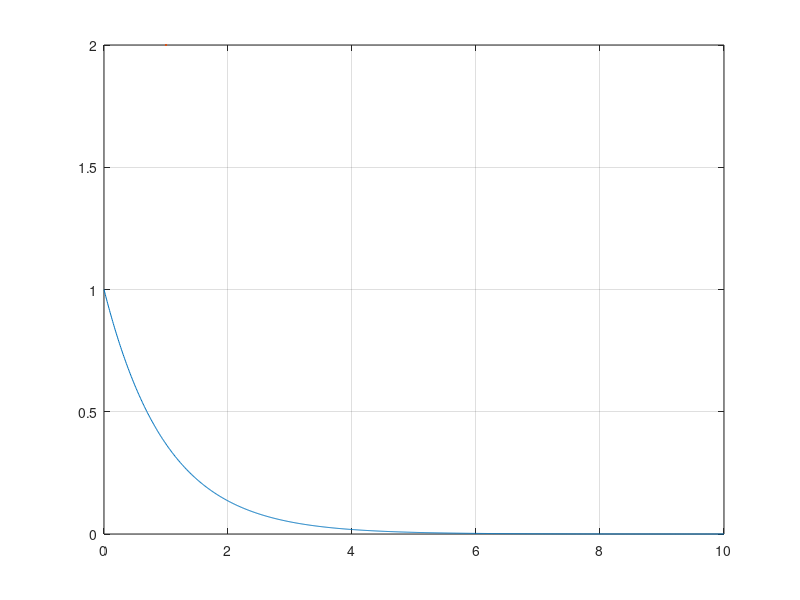

Write MATLAB code to recreate this figure. (Note: this script raises an error after producing the figure.)
function p35_plot_figures()
%GENERATE_CHARTS generate_4_charts(5,0.5,0.2)    Hz = 1/s
%% Startup functions
clear
close all
clc
%% General settings
plot_font_size   = 18;
plot_line_width  = 2;
plot_x0     = 500;
plot_y0     = 300;
plot_width  = 600;
plot_height = 400;
%% Parameters
t0        = 0;
tf        = 10;
N_samples = 1000;
a   = 5;
f   = 0.5;
phi = 0.2;
%% Generating data
% time
t  = linspace(t0, tf, N_samples);
% signals
y1 = exp(-t);
y2 = a*sin(2*pi*f*t + phi);
y3 = a*t.*sin(2*pi*f*t + phi);
y4 = a*t.^2.*sin(2*pi*f*t + phi).*exp(-t);
%% Plotting data
% For all labels, this code uses the Latex interpreter:
% $$ is the delimiter for the math environment
%    use it for variables, not for measurement units!
% common commands in the math environment:
% {}^{}: superscript
% {}_{}: subscript
% \frac{}{}: fraction
% \alpha, \beta etc.: greek letters
% \sin, \cos, etc.: common functions
% 
% You can search on the internet for other commands, symbols, and examples
%% Version 1:
% individual plots

% CASE1: exp(-t)
fig = figure;  %generate new window
plot(t, y1, LineWidth=plot_line_width)   %append (x,y, linea)
grid on    %griglia interna
box on
% label su x
xlabel('$t$ [s]', FontSize=plot_font_size, Interpreter='latex')
% label su y
ylabel('$y(t)$', FontSize=plot_font_size, Interpreter='latex')
% inserisco la legenda
legend('$e^{-t}$', FontSize=plot_font_size, Interpreter='latex')
% definisco le grandezze
set(gcf,'position',[plot_x0,plot_y0,plot_width,plot_height])
% cambio il nome alla finestra
set(fig, 'Name', 'exp(-t)');

% CASE2: a(sin(2*pi*f*t + phi))
fig2 = figure(2);
plot(t, y2, LineWidth=plot_line_width)
grid on
box on
xlabel('$t$ [s]', FontSize=plot_font_size, Interpreter='latex')
ylabel('$y(t)$', FontSize=plot_font_size, Interpreter='latex')
legend('$a \sin(2\pi f t + \varphi)$', ...
        FontSize=plot_font_size, Interpreter='latex')
set(gcf,'position',[plot_x0,plot_y0,plot_width,plot_height])
set(fig2, 'Name', 'a*sin(2*pi*f*t + phi)');

% CASE3: a(t(sin(2*pi*f*t + phi)))
fig3 = figure(3);
plot(t, y3, LineWidth=plot_line_width)
grid on
box on
xlabel('$t$ [s]', FontSize=plot_font_size, Interpreter='latex')
ylabel('$y(t)$', FontSize=plot_font_size, Interpreter='latex')
legend('$a t \sin(2\pi f t + \varphi)$', ...
        FontSize=plot_font_size, Interpreter='latex', Location='NorthWest')
set(gcf,'position',[plot_x0,plot_y0,plot_width,plot_height])
set(fig3, 'Name', 'a*t.*sin(2*pi*f*t + phi)');

% CASE4: a(t^2(sin(2*pi*f*t + phi)))*exp(-t)
fig4 = figure(4);
plot(t, y4, LineWidth=plot_line_width)
grid on
box on
xlabel('$t$ [s]', FontSize=plot_font_size, Interpreter='latex')
ylabel('$y(t)$', FontSize=plot_font_size, Interpreter='latex')
legend('$a t^2 \sin(2\pi f t + \varphi) e^{-t}$', ...
        FontSize=plot_font_size, Interpreter='latex')
set(gcf,'position',[plot_x0,plot_y0,plot_width,plot_height])
set(fig4, 'Name', 'a*t.^2.*sin(2*pi*f*t + phi).*exp(-t)');

%% Version 2: 
% all plots in the same figure with different colors
fig5 = figure(5);
% tutti i grafici nella stessa figura, inserisco il primo e faccio tener
% duro inserendo poi gli altri.
plot(t, y1, LineWidth=plot_line_width)
hold on
plot(t, y2, LineWidth=plot_line_width)
plot(t, y3, LineWidth=plot_line_width)
plot(t, y4, LineWidth=plot_line_width)
grid on
box on
xlabel('$t$ [s]', FontSize=plot_font_size, Interpreter='latex')
ylabel('$y(t)$', FontSize=plot_font_size, Interpreter='latex')
% una legenda molto lunga
legend('$e^{-t}$',...
       '$a \sin(2\pi f t + \varphi)$',...
       '$a t \sin(2\pi f t + \varphi)$',...
       '$a t^2 \sin(2\pi f t + \varphi) e^{-t}$', ...
       FontSize=plot_font_size, Interpreter='latex', Location='SouthWest')
hold off
set(gcf,'position',[plot_x0,plot_y0,plot_width,plot_height])
set(fig5, 'Name', 'AIO Plots different colors');
%% Version 3: 
% figure with four subplots
fig6 = figure(6);
set(gcf,'position',...
    [plot_x0,plot_y0 - plot_height*0.5,plot_width,plot_height*1.5])

ax(1) = subplot(4, 1, 1);
plot(t, y1, LineWidth=1.5)
grid on
box on
ylabel('$y(t)$', FontSize=plot_font_size, Interpreter='latex')
legend('$e^{-t}$', FontSize=plot_font_size, Interpreter='latex')

ax(2) = subplot(4, 1, 2);
plot(t, y2, LineWidth=plot_line_width)
grid on
box on
ylabel('$y(t)$', FontSize=plot_font_size, Interpreter='latex')
legend('$a \sin(2\pi f t + \varphi)$', ...
        FontSize=plot_font_size, Interpreter='latex')

ax(3) = subplot(4, 1, 3);
plot(t, y3, LineWidth=plot_line_width)
grid on
box on
ylabel('$y(t)$', FontSize=plot_font_size, Interpreter='latex')
legend('$a t \sin(2\pi f t + \varphi)$', ...
        FontSize=plot_font_size, Interpreter='latex')

ax(4) = subplot(4, 1, 4);
plot(t, y4, LineWidth=plot_line_width)
grid on
box on
xlabel('$t$ [s]', FontSize=plot_font_size, Interpreter='latex')
ylabel('$y(t)$', FontSize=plot_font_size, Interpreter='latex')
legend('$a t^2 \sin(2\pi f t + \varphi) e^{-t}$', ...
        FontSize=plot_font_size, Interpreter='latex')
set(fig6, 'Name', 'AIO different plots');

linkaxes(ax,'x'); % <-- use this to navigate along x simultaneously
end